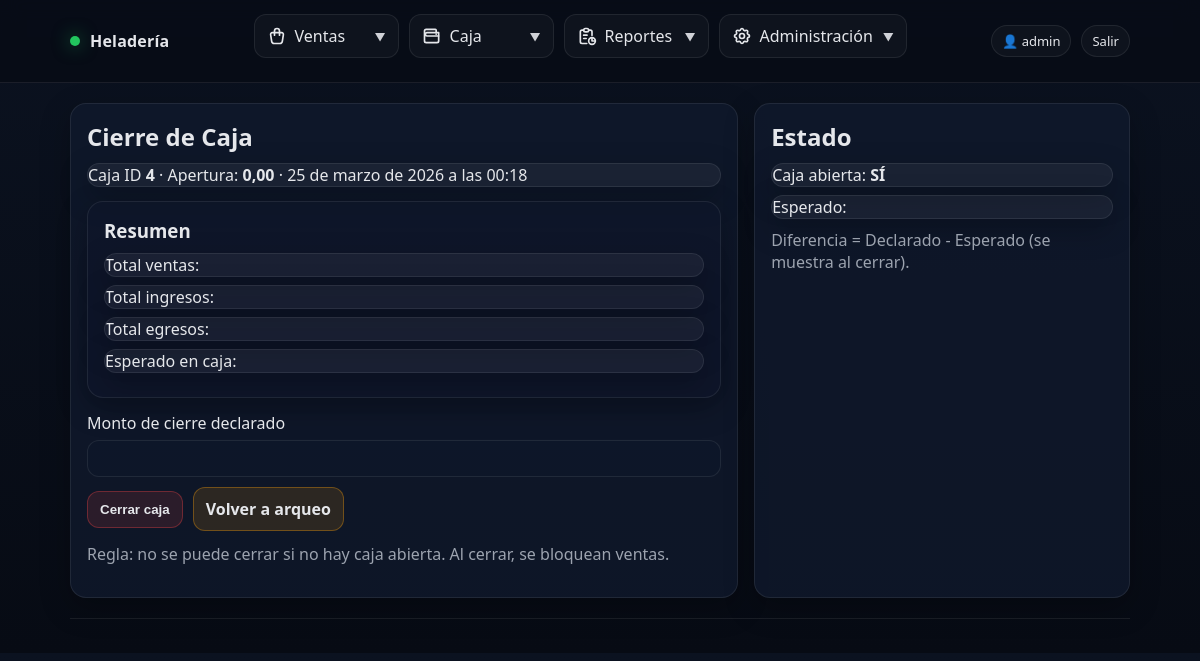
The page /caja/cierre/ (signed in) on the database as committed earlier.
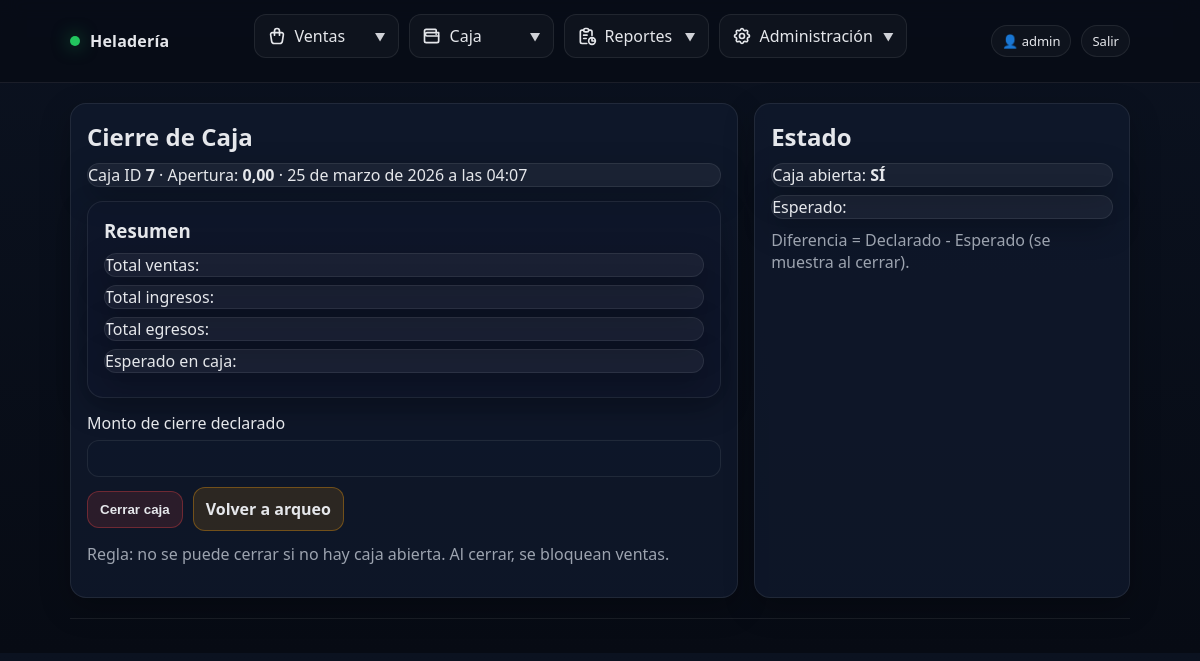
The same page on the database as committed later.
### apps/caja/models.py (models this page shows, shortened)
class CajaSesion(models.Model):
    class Estado(models.TextChoices):
        ABIERTA = "ABIERTA", "Abierta"
        CERRADA = "CERRADA", "Cerrada"
    usuario = models.ForeignKey(
        settings.AUTH_USER_MODEL,
        on_delete=models.PROTECT,
        related_name="cajas",
    )
    estado = models.CharField(
        max_length=10,
        choices=Estado.choices,
        default=Estado.ABIERTA,
    )
    fecha_apertura = models.DateTimeField(auto_now_add=True)
    monto_apertura = models.DecimalField(max_digits=12, decimal_places=2, default=0)
    fecha_cierre = models.DateTimeField(blank=True, null=True)
    monto_cierre_declarado = models.DecimalField(max_digits=12, decimal_places=2, blank=True, null=True)
    notas = models.CharField(max_length=255, blank=True)
    class Meta:
        ordering = ["-fecha_apertura"]
        verbose_name = "Caja (Sesión)"
        verbose_name_plural = "Cajas (Sesiones)"

### apps/caja/views.py (the view)
# urls.py: path("cierre/", views.cierre_caja, name="cierre"),
@login_required
def cierre_caja(request):
    caja = get_caja_abierta(request.user)
    if not caja:
        messages.warning(
            request,
            "La caja está cerrada o no existe una caja abierta para cerrar."
        )
        return redirect("caja:apertura")
    if request.method == "POST":
        form = CierreCajaForm(request.POST)
        if form.is_valid():
            try:
                cerrar_caja(
                    usuario=request.user,
                    monto_cierre_declarado=form.cleaned_data["monto_cierre"],
                )
                messages.success(request, "La caja se cerró correctamente.")
                return redirect("core:home")
            except ValidationError as e:
                messages.error(request, str(e))
        else:
            messages.error(request, "Formulario inválido. Revisá el monto de cierre.")
    else:
        form = CierreCajaForm()
    return render(
        request,
        "caja/cierre.html",
        {
            "form": form,
            "caja": caja,
        },
    )

### apps/caja/forms.py
class CierreCajaForm(forms.Form):
    monto_cierre = forms.DecimalField(
        max_digits=12,
        decimal_places=2,
        min_value=0,
        required=True,
        label="Monto de cierre declarado",
    )

### apps/caja/services.py (called while the page is built)
def get_caja_abierta(usuario) -> CajaSesion | None:
    return (
        CajaSesion.objects
        .filter(usuario=usuario, estado=CajaSesion.Estado.ABIERTA)
        .first()
    )

### templates/caja/cierre.html (shortened to what this page needs)
{% extends "base.html" %}
{% block content %}
  <div class="grid">
    <section class="card">
      <h1>Cierre de Caja</h1>
      <div class="msg">
        Caja ID <b>{{ caja.id }}</b> · Apertura: <b>{{ caja.monto_apertura }}</b> · {{ caja.fecha_apertura }}
      </div>
      <div class="card" style="margin-top:14px;background:rgba(15,23,42,.55)">
        <h3>Resumen</h3>
        <div class="msg">Total ventas: <b>{{ total_ventas }}</b></div>
        <div class="msg">Total ingresos: <b>{{ total_ingresos }}</b></div>
        <div class="msg">Total egresos: <b>{{ total_egresos }}</b></div>
        <div class="msg">Esperado en caja: <b>{{ esperado }}</b></div>
      </div>
      <form method="post" style="margin-top:14px">
        <div class="field">
          <label>{{ form.monto_cierre.label }}</label>
          {{ form.monto_cierre }}
        </div>
        <div class="row">
          <button class="btn danger" type="submit">Cerrar caja</button>
          <a class="btn warn" href="{% url 'caja:arqueo' %}">Volver a arqueo</a>
        </div>
      </form>
      <p class="muted" style="margin-top:12px">
        Regla: no se puede cerrar si no hay caja abierta. Al cerrar, se bloquean ventas.
      </p>
    </section>
    <aside class="card">
      <h2>Estado</h2>
      <div class="msg">Caja abierta: <b>SÍ</b></div>
      <div class="msg">Esperado: <b>{{ esperado }}</b></div>
      <p class="muted" style="margin-top:10px">
        Diferencia = Declarado - Esperado (se muestra al cerrar).
      </p>
    </aside>
  </div>
{% endblock %}

Rows that differ between the two databases and show on the page:
no longer on this page (row edited): CajaSesion: id "4", monto_apertura "0,00", fecha_apertura "25 de marzo de 2026 a las 00:18"
added CajaSesion: id "7", monto_apertura "0,00", fecha_apertura "25 de marzo de 2026 a las 04:07"
